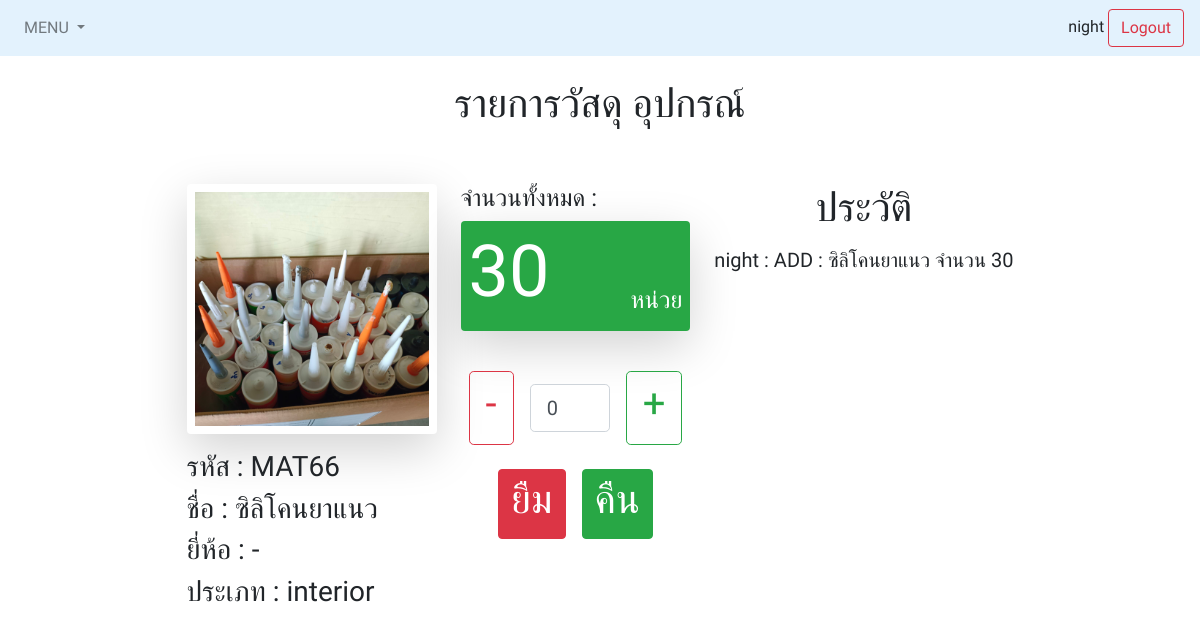
The page /product?id=83 (signed in) on the database its author committed.
### storage_tns_app/models.py (models this page shows, shortened)
class storage(models.Model):
    order = models.AutoField(auto_created=True, primary_key=True) #mat001 #tns001
    Masterkey = models.CharField(max_length=50,blank=True)
    Name = models.CharField(max_length=50,blank=True)
    Brand = models.CharField(max_length=50, blank=True)
    Type = models.CharField(max_length=50, blank=True)
    Category = models.CharField(max_length=50, blank=True)
    Amount = models.IntegerField()
    Picture = models.ImageField(upload_to='storage', blank=True)

class history(models.Model):
    order = models.AutoField(auto_created=True, primary_key=True)
    Name_order =models.IntegerField(blank=True)
    Masterkey = models.CharField(max_length=50,blank=True)
    Name = models.CharField(max_length=50)
    Brand = models.CharField(max_length=50, blank=True)
    Type = models.CharField(max_length=50)
    Action = models.CharField(max_length=50)
    Category = models.CharField(max_length=50, blank=True)
    DateTime = models.DateTimeField(default=datetime.now, blank=True)
    Amount = models.IntegerField()
    Username = models.CharField(max_length=20, blank=True)

### storage_tns_app/views.py (the view)
# urls.py: re_path(r'^product$',product,name='product'),
def product(request):
    user = request.session.get('user')
    if(user == None):
        return redirect('login')
    Success = None
    if request.method == 'GET': #from Main
        items = storage.objects.filter(order=request.GET.get('id'))
        transaction = reversed(history.objects.filter(Name_order=request.GET.get('id')))
    if request.method == 'POST': #from product Action Borrow/Return
        items = storage.objects.filter(order=request.POST.get('id'))
        Success = action(user,request.POST.get('id'),request.POST.get('submit'),request.POST.get('quantity'))
        transaction = reversed(history.objects.filter(Name_order=request.POST.get('id')))
    return render(request, 'product.html',{'storage':items,'Success':Success,'transactions':transaction,'user':user})

### Templates/product.html (shortened to what this page needs)
{% extends "base.html" %}
{% block content %}
{% load static %}
</head>
<body>
    {% for item in storage %}
<form Action="#" method="POST">
  <nav class="navbar navbar-expand-lg navbar-light d-flex sticky-top" style="background-color: #e3f2fd;">
    <div class="mr-auto">
    <ul class="navbar-nav">
      <li class="nav-item dropdown">
        <a class="nav-link dropdown-toggle" href="#" id="navbardrop" data-toggle="dropdown">
          MENU
        </a>
      </li>
    </ul>
  </div>
      <div class="p2">{{ user }}
      <a href="{% url 'logout' %}" class="btn btn-outline-danger my-2 my-sm-0">Logout</a>
    </div>
  </nav>
  <br>
    <center><h1>รายการวัสดุ อุปกรณ์</h1></center>
  <br>
<div class="container mt-3">
  <div class="d-flex mb-3 flex-wrap justify-content-center" style="height:80%">
    <div class="p-2 pr-3 pl-3">
      <div><img src="static/media/{{ item.Picture }}" class="mx-auto d-block shadow-lg p-2 mb-3 bg-white rounded" width="250" height="250" alt="{{ item.Picture }}"></a></div>
      <div><h3>รหัส : {{ item.Masterkey }}</div>
      <div><h3>ชื่อ : {{ item.Name }}</h3></div>
      <div><h3>ยี่ห้อ : {{ item.Brand }}</h3></div>
      <div><h3>ประเภท : {{ item.Category }}</h3></div>
    </div>
    <div class="p-2 align-self-start">
      <h4>จำนวนทั้งหมด : </h4>
      <div class=" d-flex bg-success p-2 shadow-lg p-2 mb-3 rounded">
          <div class="flex-fill justify-content-start text-white"><h1 class="display-3">{{ item.Amount }}</h1></div>
          <div class="align-self-end text-white"><h4>หน่วย</h4></div>
      </div>
      <div class="d-flex pt-3 mb-3 justify-content-center">
        <div class="p-2 ">
          <button type="button" onclick="FunctionStepDown()" class="minus btn btn-outline-danger btn-lg" >
            <h1> -</h1>
        </button></div>
        <div class="p-2 pl-1 pr-1 align-self-center ">
            <input class="form-control quantity form-control-lg" style="width:80px" min="0" name="quantity" id="quantity" type="number" value="0">
        </div>
        <div class="p-2">
          <button type="button" onclick="FunctionStepUp()" class="plus btn btn-outline-success btn-lg">
            <h1> + </h1>
          </button>
        </div>
      </div>
      <div class="d-flex justify-content-center">
        <div class="pr-3">
            <button type="submit" class="btn btn-danger" id="submit" name="submit" value="borrow"><h1>ยืม</h1></button>
        </div>
        <div>
          <button type="submit" class="btn btn-success" id="submit" name="submit" value="return" ><h1>คืน</h1></button>
        </div>
      </div>
      <br>
    </div>
    <div class="p-2" >
      <div class=" font-weight-bold text-center "><h1>ประวัติ</h1></div>
      <div class="p-2  pl-2">
        {% for transaction in transactions %}
        <h5>{{transaction.Username}} : {{transaction.Action}} : {{ transaction.Name }} จำนวน {{ transaction.Amount }}</h5>
        {% endfor%}
      </div>
    </div>
  </div>
</div>
{%endfor%}
</form>
  </body>
{% endblock content %}

### Templates/base.html (style rules this page uses)
body { font-family: 'Prompt', sans-serif; }

### rows shown on the page
storage: user "night", Picture (picture), Masterkey "MAT66", Name "ซิลิโคนยาแนว", Brand "-", Category "interior", Amount "30"
